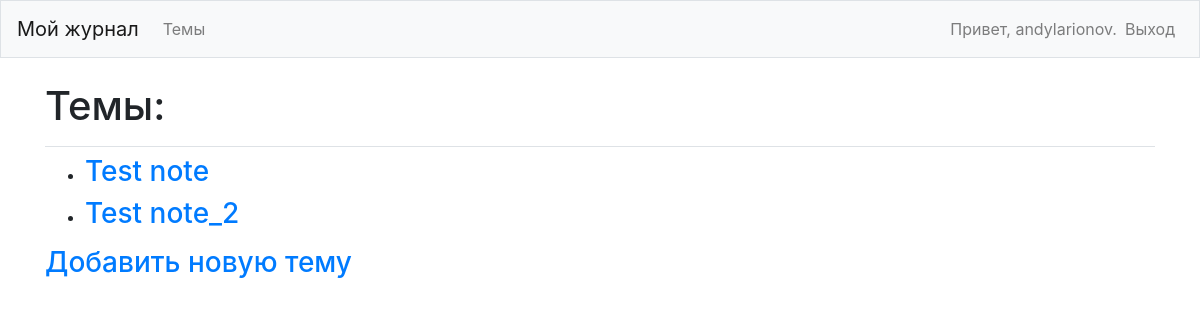
The page /topics/ (signed in) on the database as committed earlier.
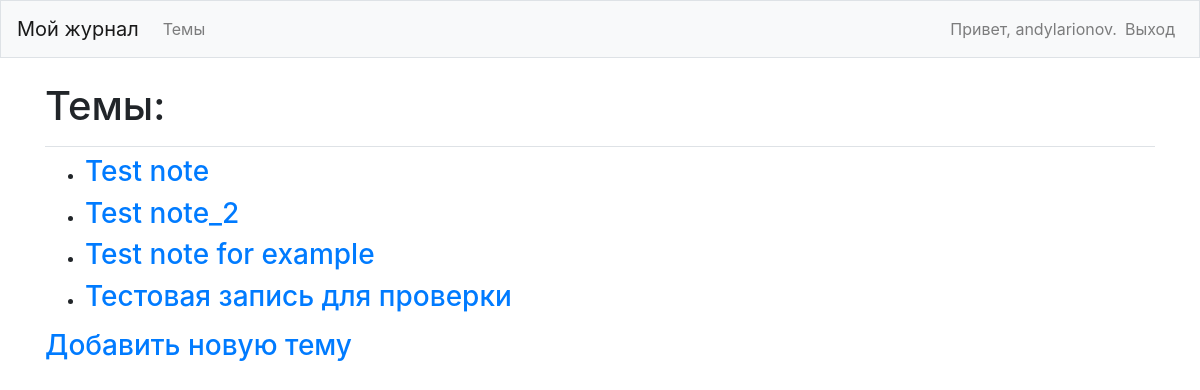
The same page on the database as committed later.
### my_journal_p/models.py (models this page shows)
class Topic(models.Model):
    text = models.CharField(max_length=200)
    date_added = models.DateTimeField(auto_now_add=True)
    owner = models.ForeignKey(User, on_delete=models.CASCADE)
    def __str__(self):
        return self.text

### my_journal_p/views.py (the view)
# urls.py: path('topics/', views.topics, name='topics'),
@login_required()
def topics(request):
    topics = Topic.objects.filter(owner=request.user).order_by('date_added')
    context = {"topics": topics}
    return render(request, 'my_journal_p/topics.html', context)

### my_journal_p/templates/my_journal_p/topics.html (shortened to what this page needs)
<!DOCTYPE html>
<html lang="en">
<head>
</head>
<body>
{% extends "my_journal_p/base.html" %}
{% block page_header %}
  <h1>Темы:</h1>
{% endblock page_header %}
{%block content%}
  <ul>
      {% for topic in topics %}
        <li><h3>
          <a href="{% url 'my_journal_p:topic' topic.id %}">{{topic}}</a>
        </h3></li>
      {% empty %}
        <li><h3>Отсутствуют темы для просмотраt</h3></li>
      {% endfor %}
  </ul>
  <h3><a href="{% url 'my_journal_p:new_topic' %}">Добавить новую тему</a></h3>
{% endblock content %}

Rows that differ between the two databases and show on the page:
added Topic: text "Test note for example"
added Topic: text "Тестовая запись для проверки"
